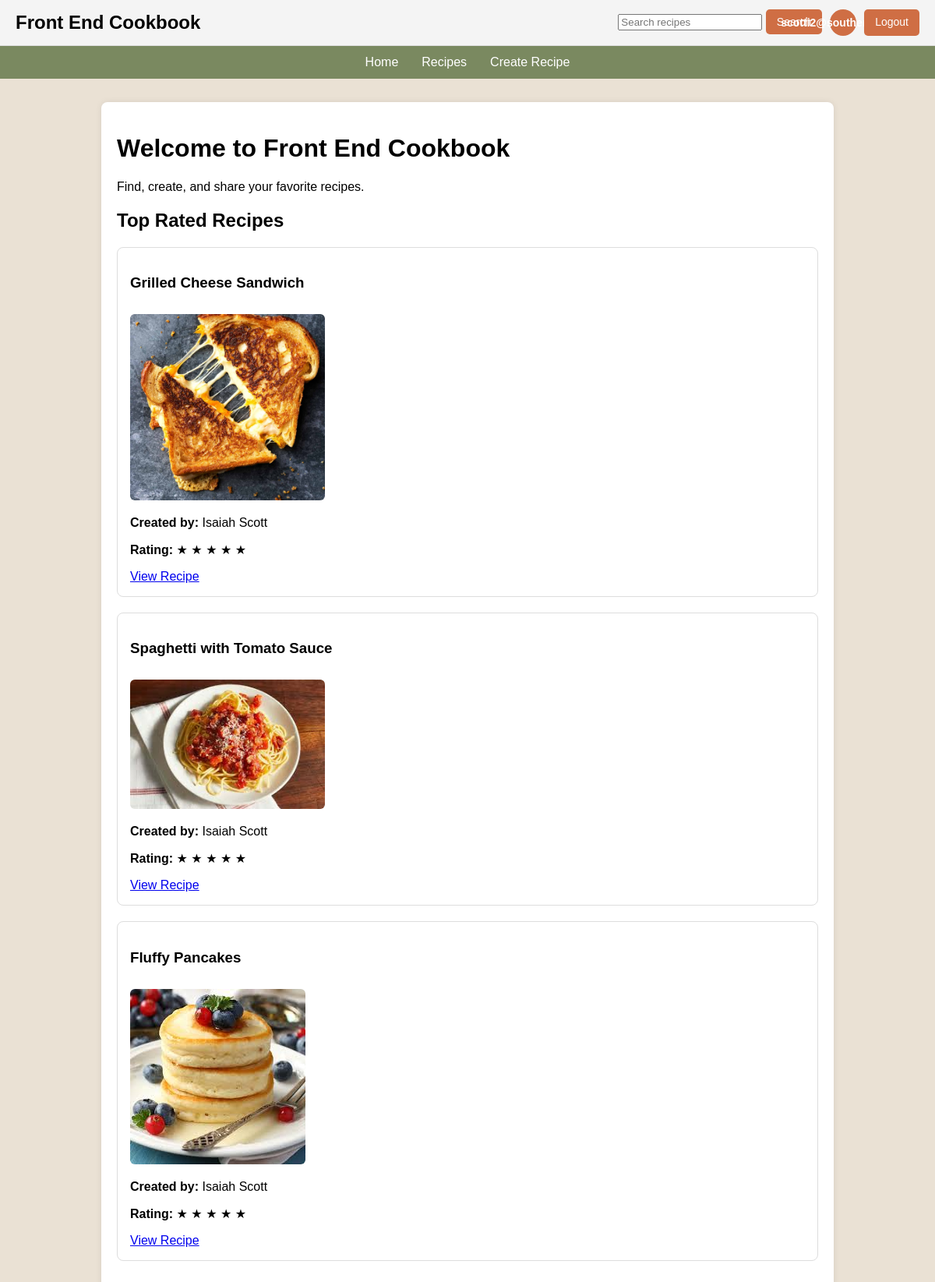
Screenshot of /home (signed in) with the database file from the repository.
### app/models.py (models this page shows, shortened)
class User(db.Model):
    __tablename__ = "users"
    id = db.Column(db.Integer, primary_key=True)
    first_name = db.Column(db.String(50), nullable=False)
    last_name = db.Column(db.String(50), nullable=False)
    email = db.Column(db.String(120), unique=True, nullable=False)
    password_hash = db.Column(db.String(255), nullable=False)
    recipes = db.relationship("Recipe", backref="author", lazy=True)

class Recipe(db.Model):
    __tablename__ = "recipes"
    id = db.Column(db.Integer, primary_key=True)
    title = db.Column(db.String(100), nullable=False)
    ingredients = db.Column(db.Text, nullable=False)
    instructions = db.Column(db.Text, nullable=False)
    image_filename = db.Column(db.String(255), nullable=True)
    rating = db.Column(db.Integer, default=0)
    user_id = db.Column(db.Integer, db.ForeignKey("users.id"), nullable=True)
    forked_from_id = db.Column(db.Integer, db.ForeignKey("recipes.id"), nullable=True)

### app/routes.py (the view)
@app.route("/home")
def home():
    top_recipes = Recipe.query.filter(
        Recipe.rating > 0
    ).order_by(
        Recipe.rating.desc()
    ).limit(3).all()
    return render_template("homepage.html", top_recipes=top_recipes)

### app/templates/homepage.html (shortened to what this page needs)
{% extends "base.html" %}
{% block content %}
<h1>Welcome to Front End Cookbook</h1>
<p>Find, create, and share your favorite recipes.</p>
<h2>Top Rated Recipes</h2>
{% if top_recipes %}
    {% for recipe in top_recipes %}
        <div class="recipe-card">
            <h3>{{ recipe.title }}</h3>
            {% if recipe.image_filename %}
                <img src="{{ url_for('static', filename='uploads/' + recipe.image_filename) }}" alt="{{ recipe.title }}">
            {% endif %}
            {% if recipe.author %}
                <p>
                    <strong>Created by:</strong>
                    {{ recipe.author.first_name }} {{ recipe.author.last_name }}
                </p>
            {% endif %}
            <p>
                <strong>Rating:</strong>
                {% for i in range(recipe.rating) %}
                    ★
                {% endfor %}
            </p>
            <a href="{{ url_for('view_recipe', recipe_id=recipe.id) }}">
                View Recipe
            </a>
        </div>
    {% endfor %}
{% else %}
    <p>No rated recipes yet.</p>
{% endif %}
{% endblock %}

### app/templates/base.html (shortened to what this page needs)
<!DOCTYPE html>
<html lang="en">
<head>
</head>
<body>
    <div class="top-header">
        <div class="logo">Front End Cookbook</div>
        <div class="top-actions">
            <form action="{{ url_for('search') }}" method="GET" style="display:inline;">
                <input type="text" name="q" placeholder="Search recipes">
                <button type="submit">Search</button>
            </form>
            {% if session.get("user_id") %}
                <div class="user-circle">
                    {{ session.get("user_initials") }}
                </div>
                <a href="{{ url_for('logout') }}">Logout</a>
            {% else %}
                <a href="{{ url_for('login') }}">Login</a>
            {% endif %}
        </div>
    </div>
    <div class="navbar">
        <ul class="nav-links">
            <li><a href="{{ url_for('home') }}">Home</a></li>
            <li><a href="{{ url_for('recipes') }}">Recipes</a></li>
            <li><a href="{{ url_for('create_recipe') }}">Create Recipe</a></li>
        </ul>
    </div>
    <main class="page-container">
        {% block content %}{% endblock %}
    </main>
    </body>
    </html>

### app/templates/base.html (style rules this page uses)
body { margin: 0; font-family: Arial, sans-serif; background-color: #EAE1D4; }
.top-header { display: flex; justify-content: space-between; align-items: center; padding: 12px 20px; background-color: #f4f4f4; border-bottom: 1px solid #ddd; }
.logo { font-size: 24px; font-weight: bold; }
.top-actions { display: flex; gap: 10px; }
.top-actions a, .top-actions button { padding: 8px 14px; border: none; background-color: #CF6E44; color: white; text-decoration: none; border-radius: 5px; cursor: pointer; font-size: 14px; }
.recipe-card img { max-width: 250px; border-radius: 6px; margin-top: 10px; }
.navbar { background-color: #7A8960; }
.nav-links { list-style: none; display: flex; justify-content: center; gap: 30px; margin: 0; padding: 12px 0; }
.nav-links a { color: white; text-decoration: none; font-size: 16px; }
.user-circle { width: 34px; height: 34px; background-color: #CF6E44; color: white; border-radius: 50%; display: flex; align-items: center; justify-content: center; font-weight: bold; font-size: 14px; }
.page-container { max-width: 900px; margin: 30px auto; padding: 20px; background-color: white; border-radius: 8px; box-shadow: 0 0 8px rgba(0,0,0,0.08); }
.recipe-card { border: 1px solid #ddd; border-radius: 8px; padding: 16px; margin-bottom: 20px; background-color: #fff; }

### rows the page displays
User: get "scotti2@southernct.edu"
Recipe: title "Grilled Cheese Sandwich", image_filename (picture), author.first_name "Isaiah", author.last_name "Scott", rating 5 (drawn)
Recipe: title "Spaghetti with Tomato Sauce", image_filename (picture), author.first_name "Isaiah", author.last_name "Scott", rating 5 (drawn)
Recipe: title "Fluffy Pancakes", image_filename (picture), author.first_name "Isaiah", author.last_name "Scott", rating 5 (drawn)
